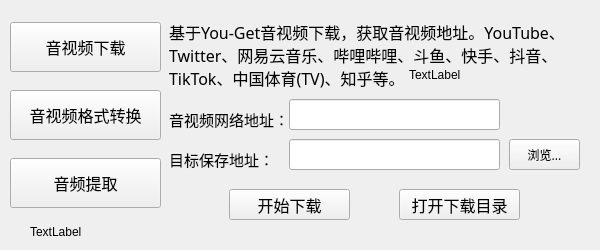
<?xml version="1.0" encoding="UTF-8"?>
<ui version="4.0">
 <class>Form</class>
 <widget class="QWidget" name="Form">
  <property name="geometry">
   <rect>
    <x>0</x>
    <y>0</y>
    <width>600</width>
    <height>250</height>
   </rect>
  </property>
  <property name="minimumSize">
   <size>
    <width>600</width>
    <height>250</height>
   </size>
  </property>
  <property name="maximumSize">
   <size>
    <width>600</width>
    <height>250</height>
   </size>
  </property>
  <property name="windowTitle">
   <string>Form</string>
  </property>
  <widget class="QWidget" name="btn" native="true">
   <property name="geometry">
    <rect>
     <x>10</x>
     <y>10</y>
     <width>151</width>
     <height>211</height>
    </rect>
   </property>
   <layout class="QVBoxLayout" name="verticalLayout">
    <item>
     <widget class="QPushButton" name="music_video_download_btn">
      <property name="maximumSize">
       <size>
        <width>200</width>
        <height>50</height>
       </size>
      </property>
      <property name="font">
       <font>
        <family>黑体</family>
        <pointsize>12</pointsize>
       </font>
      </property>
      <property name="text">
       <string>音视频下载</string>
      </property>
      <property name="iconSize">
       <size>
        <width>16</width>
        <height>25</height>
       </size>
      </property>
     </widget>
    </item>
    <item>
     <widget class="QPushButton" name="music_video_format_conversion_btn">
      <property name="maximumSize">
       <size>
        <width>200</width>
        <height>50</height>
       </size>
      </property>
      <property name="font">
       <font>
        <family>黑体</family>
        <pointsize>12</pointsize>
       </font>
      </property>
      <property name="text">
       <string>音视频格式转换</string>
      </property>
      <property name="iconSize">
       <size>
        <width>16</width>
        <height>25</height>
       </size>
      </property>
     </widget>
    </item>
    <item>
     <widget class="QPushButton" name="music_extracion_btn">
      <property name="maximumSize">
       <size>
        <width>200</width>
        <height>50</height>
       </size>
      </property>
      <property name="font">
       <font>
        <family>黑体</family>
        <pointsize>12</pointsize>
       </font>
      </property>
      <property name="text">
       <string>音频提取</string>
      </property>
      <property name="iconSize">
       <size>
        <width>16</width>
        <height>25</height>
       </size>
      </property>
     </widget>
    </item>
   </layout>
  </widget>
  <widget class="QStackedWidget" name="stackedWidget">
   <property name="geometry">
    <rect>
     <x>160</x>
     <y>10</y>
     <width>431</width>
     <height>211</height>
    </rect>
   </property>
   <property name="currentIndex">
    <number>0</number>
   </property>
   <widget class="QWidget" name="Page1">
    <widget class="QWidget" name="music_video_download" native="true">
     <property name="geometry">
      <rect>
       <x>9</x>
       <y>9</y>
       <width>411</width>
       <height>211</height>
      </rect>
     </property>
     <widget class="QLineEdit" name="Save_address_1">
      <property name="geometry">
       <rect>
        <x>120</x>
        <y>120</y>
        <width>211</width>
        <height>31</height>
       </rect>
      </property>
     </widget>
     <widget class="QLabel" name="label_13">
      <property name="geometry">
       <rect>
        <x>0</x>
        <y>80</y>
        <width>121</width>
        <height>41</height>
       </rect>
      </property>
      <property name="font">
       <font>
        <family>黑体</family>
        <pointsize>11</pointsize>
       </font>
      </property>
      <property name="text">
       <string>音视频网络地址：</string>
      </property>
     </widget>
     <widget class="QToolButton" name="Browse_files_1">
      <property name="geometry">
       <rect>
        <x>340</x>
        <y>120</y>
        <width>71</width>
        <height>31</height>
       </rect>
      </property>
      <property name="font">
       <font>
        <family>黑体</family>
       </font>
      </property>
      <property name="text">
       <string>浏览...</string>
      </property>
     </widget>
     <widget class="QPushButton" name="Downloading_1">
      <property name="geometry">
       <rect>
        <x>60</x>
        <y>170</y>
        <width>121</width>
        <height>31</height>
       </rect>
      </property>
      <property name="font">
       <font>
        <family>黑体</family>
        <pointsize>12</pointsize>
       </font>
      </property>
      <property name="text">
       <string>开始下载</string>
      </property>
     </widget>
     <widget class="QLineEdit" name="Network_address_1">
      <property name="geometry">
       <rect>
        <x>120</x>
        <y>80</y>
        <width>211</width>
        <height>31</height>
       </rect>
      </property>
     </widget>
     <widget class="QLabel" name="label_14">
      <property name="geometry">
       <rect>
        <x>0</x>
        <y>120</y>
        <width>121</width>
        <height>41</height>
       </rect>
      </property>
      <property name="font">
       <font>
        <family>黑体</family>
        <pointsize>11</pointsize>
       </font>
      </property>
      <property name="text">
       <string>目标保存地址：</string>
      </property>
     </widget>
     <widget class="QLabel" name="label_15">
      <property name="enabled">
       <bool>true</bool>
      </property>
      <property name="geometry">
       <rect>
        <x>0</x>
        <y>0</y>
        <width>411</width>
        <height>71</height>
       </rect>
      </property>
      <property name="font">
       <font>
        <family>黑体</family>
        <pointsize>12</pointsize>
       </font>
      </property>
      <property name="text">
       <string>基于You-Get音视频下载，获取音视频地址。YouTube、Twitter、网易云音乐、哔哩哔哩、斗鱼、快手、抖音、TikTok、中国体育(TV)、知乎等。</string>
      </property>
      <property name="textFormat">
       <enum>Qt::AutoText</enum>
      </property>
      <property name="scaledContents">
       <bool>false</bool>
      </property>
      <property name="wordWrap">
       <bool>true</bool>
      </property>
      <property name="openExternalLinks">
       <bool>false</bool>
      </property>
      <property name="textInteractionFlags">
       <set>Qt::LinksAccessibleByMouse</set>
      </property>
     </widget>
     <widget class="QLabel" name="label_12">
      <property name="geometry">
       <rect>
        <x>240</x>
        <y>50</y>
        <width>54</width>
        <height>12</height>
       </rect>
      </property>
      <property name="text">
       <string>TextLabel</string>
      </property>
     </widget>
     <widget class="QPushButton" name="File_btn_1">
      <property name="geometry">
       <rect>
        <x>230</x>
        <y>170</y>
        <width>121</width>
        <height>31</height>
       </rect>
      </property>
      <property name="font">
       <font>
        <family>黑体</family>
        <pointsize>12</pointsize>
       </font>
      </property>
      <property name="text">
       <string>打开下载目录</string>
      </property>
     </widget>
    </widget>
   </widget>
   <widget class="QWidget" name="Page2">
    <widget class="QWidget" name="music_video_format_conversion" native="true">
     <property name="geometry">
      <rect>
       <x>0</x>
       <y>0</y>
       <width>421</width>
       <height>211</height>
      </rect>
     </property>
     <widget class="QLabel" name="label_20">
      <property name="geometry">
       <rect>
        <x>10</x>
        <y>0</y>
        <width>351</width>
        <height>51</height>
       </rect>
      </property>
      <property name="font">
       <font>
        <family>黑体</family>
        <pointsize>12</pointsize>
       </font>
      </property>
      <property name="text">
       <string>基于FFMPEG格式转换：具体详情</string>
      </property>
     </widget>
     <widget class="QLineEdit" name="lineEdit_20">
      <property name="geometry">
       <rect>
        <x>130</x>
        <y>50</y>
        <width>211</width>
        <height>31</height>
       </rect>
      </property>
     </widget>
     <widget class="QComboBox" name="comboBox_2">
      <property name="geometry">
       <rect>
        <x>110</x>
        <y>130</y>
        <width>111</width>
        <height>31</height>
       </rect>
      </property>
      <property name="font">
       <font>
        <family>Times New Roman</family>
        <pointsize>12</pointsize>
       </font>
      </property>
      <item>
       <property name="text">
        <string>3gp</string>
       </property>
      </item>
      <item>
       <property name="text">
        <string>ts</string>
       </property>
      </item>
      <item>
       <property name="text">
        <string>mkv</string>
       </property>
      </item>
      <item>
       <property name="text">
        <string>mpg</string>
       </property>
      </item>
      <item>
       <property name="text">
        <string>gif</string>
       </property>
      </item>
      <item>
       <property name="text">
        <string>avi</string>
       </property>
      </item>
      <item>
       <property name="text">
        <string>flv</string>
       </property>
      </item>
      <item>
       <property name="text">
        <string>mp4</string>
       </property>
      </item>
      <item>
       <property name="text">
        <string>m4a</string>
       </property>
      </item>
      <item>
       <property name="text">
        <string>mov</string>
       </property>
      </item>
      <item>
       <property name="text">
        <string>mp3</string>
       </property>
      </item>
      <item>
       <property name="text">
        <string>wav</string>
       </property>
      </item>
      <item>
       <property name="text">
        <string>dv</string>
       </property>
      </item>
      <item>
       <property name="text">
        <string>mpeg</string>
       </property>
      </item>
     </widget>
     <widget class="QPushButton" name="pushButton_2">
      <property name="geometry">
       <rect>
        <x>80</x>
        <y>180</y>
        <width>121</width>
        <height>31</height>
       </rect>
      </property>
      <property name="font">
       <font>
        <family>黑体</family>
        <pointsize>12</pointsize>
       </font>
      </property>
      <property name="text">
       <string>开始转换</string>
      </property>
     </widget>
     <widget class="QLabel" name="label_21">
      <property name="geometry">
       <rect>
        <x>10</x>
        <y>130</y>
        <width>101</width>
        <height>41</height>
       </rect>
      </property>
      <property name="font">
       <font>
        <family>黑体</family>
        <pointsize>11</pointsize>
       </font>
      </property>
      <property name="text">
       <string>待转换格式：</string>
      </property>
     </widget>
     <widget class="QLabel" name="label_23">
      <property name="geometry">
       <rect>
        <x>10</x>
        <y>50</y>
        <width>121</width>
        <height>41</height>
       </rect>
      </property>
      <property name="font">
       <font>
        <family>黑体</family>
        <pointsize>11</pointsize>
       </font>
      </property>
      <property name="text">
       <string>源文件地址：</string>
      </property>
     </widget>
     <widget class="QToolButton" name="toolButton_20">
      <property name="geometry">
       <rect>
        <x>350</x>
        <y>50</y>
        <width>71</width>
        <height>31</height>
       </rect>
      </property>
      <property name="font">
       <font>
        <family>黑体</family>
       </font>
      </property>
      <property name="text">
       <string>浏览...</string>
      </property>
     </widget>
     <widget class="QLineEdit" name="lineEdit_21">
      <property name="geometry">
       <rect>
        <x>130</x>
        <y>90</y>
        <width>211</width>
        <height>31</height>
       </rect>
      </property>
     </widget>
     <widget class="QToolButton" name="toolButton_21">
      <property name="geometry">
       <rect>
        <x>350</x>
        <y>90</y>
        <width>71</width>
        <height>31</height>
       </rect>
      </property>
      <property name="font">
       <font>
        <family>黑体</family>
       </font>
      </property>
      <property name="text">
       <string>浏览...</string>
      </property>
     </widget>
     <widget class="QLabel" name="label_22">
      <property name="geometry">
       <rect>
        <x>10</x>
        <y>90</y>
        <width>121</width>
        <height>41</height>
       </rect>
      </property>
      <property name="font">
       <font>
        <family>黑体</family>
        <pointsize>11</pointsize>
       </font>
      </property>
      <property name="text">
       <string>目标保存地址：</string>
      </property>
     </widget>
     <widget class="QLabel" name="label_19">
      <property name="geometry">
       <rect>
        <x>240</x>
        <y>20</y>
        <width>54</width>
        <height>12</height>
       </rect>
      </property>
      <property name="text">
       <string>TextLabel</string>
      </property>
     </widget>
     <widget class="QPushButton" name="pushButton_4">
      <property name="geometry">
       <rect>
        <x>240</x>
        <y>180</y>
        <width>121</width>
        <height>31</height>
       </rect>
      </property>
      <property name="font">
       <font>
        <family>黑体</family>
        <pointsize>12</pointsize>
       </font>
      </property>
      <property name="text">
       <string>打开下载目录</string>
      </property>
     </widget>
    </widget>
   </widget>
   <widget class="QWidget" name="Page3">
    <widget class="QWidget" name="music_extraction" native="true">
     <property name="geometry">
      <rect>
       <x>0</x>
       <y>0</y>
       <width>431</width>
       <height>211</height>
      </rect>
     </property>
     <widget class="QLabel" name="label_30">
      <property name="geometry">
       <rect>
        <x>10</x>
        <y>0</y>
        <width>401</width>
        <height>51</height>
       </rect>
      </property>
      <property name="font">
       <font>
        <family>黑体</family>
        <pointsize>12</pointsize>
       </font>
      </property>
      <property name="text">
       <string>基于MoviePy视频中音频提取，详情</string>
      </property>
     </widget>
     <widget class="QToolButton" name="toolButton_30">
      <property name="geometry">
       <rect>
        <x>350</x>
        <y>50</y>
        <width>71</width>
        <height>31</height>
       </rect>
      </property>
      <property name="font">
       <font>
        <family>黑体</family>
       </font>
      </property>
      <property name="text">
       <string>浏览...</string>
      </property>
     </widget>
     <widget class="QPushButton" name="pushButton_3">
      <property name="geometry">
       <rect>
        <x>70</x>
        <y>180</y>
        <width>131</width>
        <height>31</height>
       </rect>
      </property>
      <property name="font">
       <font>
        <family>黑体</family>
        <pointsize>12</pointsize>
       </font>
      </property>
      <property name="text">
       <string>开始转换</string>
      </property>
     </widget>
     <widget class="QLabel" name="label_31">
      <property name="geometry">
       <rect>
        <x>10</x>
        <y>50</y>
        <width>131</width>
        <height>41</height>
       </rect>
      </property>
      <property name="font">
       <font>
        <family>黑体</family>
        <pointsize>11</pointsize>
       </font>
      </property>
      <property name="text">
       <string>目标源文件：</string>
      </property>
     </widget>
     <widget class="QLabel" name="label__32">
      <property name="geometry">
       <rect>
        <x>10</x>
        <y>130</y>
        <width>141</width>
        <height>41</height>
       </rect>
      </property>
      <property name="font">
       <font>
        <family>黑体</family>
        <pointsize>11</pointsize>
       </font>
      </property>
      <property name="text">
       <string>提取音频格式格式：</string>
      </property>
     </widget>
     <widget class="QComboBox" name="comboBox_3">
      <property name="geometry">
       <rect>
        <x>150</x>
        <y>130</y>
        <width>111</width>
        <height>31</height>
       </rect>
      </property>
      <property name="font">
       <font>
        <family>Times New Roman</family>
        <pointsize>12</pointsize>
       </font>
      </property>
      <item>
       <property name="text">
        <string>mp3</string>
       </property>
      </item>
      <item>
       <property name="text">
        <string>wav</string>
       </property>
      </item>
      <item>
       <property name="text">
        <string>m4a</string>
       </property>
      </item>
      <item>
       <property name="text">
        <string>ogg</string>
       </property>
      </item>
     </widget>
     <widget class="QLineEdit" name="lineEdit_30">
      <property name="geometry">
       <rect>
        <x>130</x>
        <y>50</y>
        <width>211</width>
        <height>31</height>
       </rect>
      </property>
     </widget>
     <widget class="QToolButton" name="toolButton_31">
      <property name="geometry">
       <rect>
        <x>350</x>
        <y>90</y>
        <width>71</width>
        <height>31</height>
       </rect>
      </property>
      <property name="font">
       <font>
        <family>黑体</family>
       </font>
      </property>
      <property name="text">
       <string>浏览...</string>
      </property>
     </widget>
     <widget class="QLabel" name="label__33">
      <property name="geometry">
       <rect>
        <x>10</x>
        <y>90</y>
        <width>121</width>
        <height>41</height>
       </rect>
      </property>
      <property name="font">
       <font>
        <family>黑体</family>
        <pointsize>11</pointsize>
       </font>
      </property>
      <property name="text">
       <string>目标保存地址：</string>
      </property>
     </widget>
     <widget class="QLineEdit" name="lineEdit_31">
      <property name="geometry">
       <rect>
        <x>130</x>
        <y>90</y>
        <width>211</width>
        <height>31</height>
       </rect>
      </property>
     </widget>
     <widget class="QLabel" name="label_29">
      <property name="geometry">
       <rect>
        <x>270</x>
        <y>20</y>
        <width>54</width>
        <height>12</height>
       </rect>
      </property>
      <property name="text">
       <string>TextLabel</string>
      </property>
     </widget>
     <widget class="QPushButton" name="pushButton_5">
      <property name="geometry">
       <rect>
        <x>250</x>
        <y>180</y>
        <width>141</width>
        <height>31</height>
       </rect>
      </property>
      <property name="font">
       <font>
        <family>黑体</family>
        <pointsize>12</pointsize>
       </font>
      </property>
      <property name="text">
       <string>打开下载目录</string>
      </property>
     </widget>
    </widget>
   </widget>
  </widget>
  <widget class="QLabel" name="Progerss_display">
   <property name="geometry">
    <rect>
     <x>30</x>
     <y>221</y>
     <width>131</width>
     <height>21</height>
    </rect>
   </property>
   <property name="text">
    <string>TextLabel</string>
   </property>
  </widget>
 </widget>
 <resources/>
 <connections/>
</ui>
